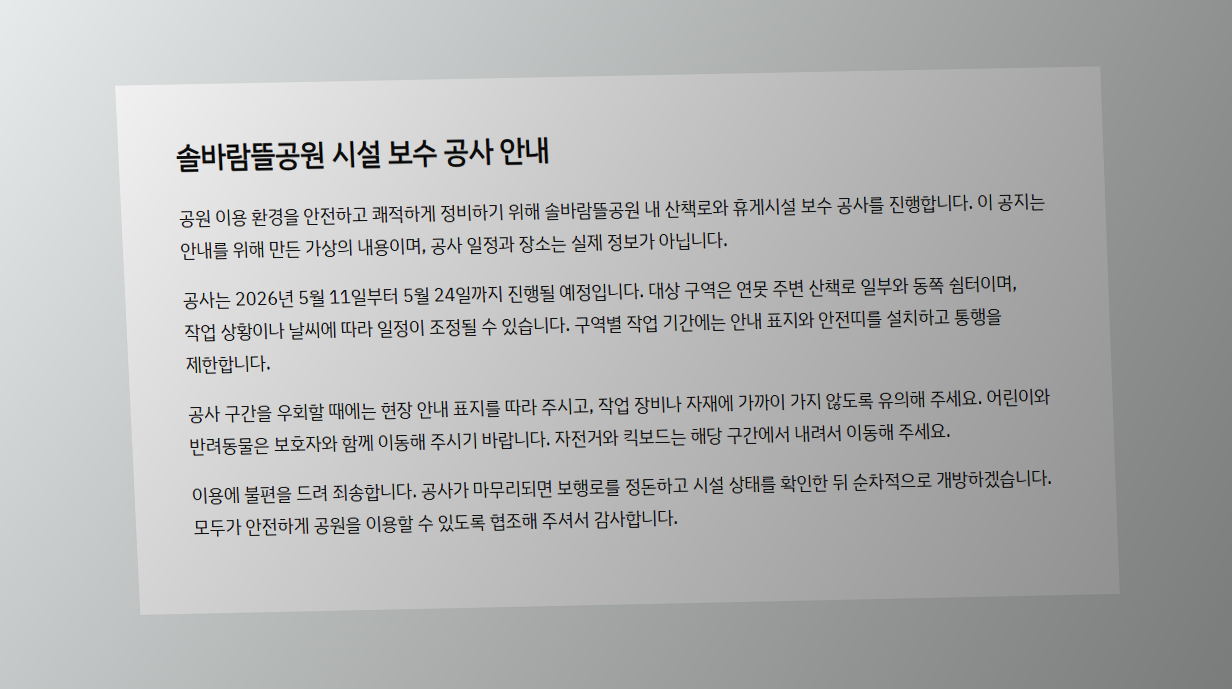
#> input picture datasets/ko-ocr-bench/images/rotated_03.png, 1232 x 689 px; its folder holds 5 pictures in this run
$ python make_figures.py out.png
#> lines starting #> are read from the running program, lines starting #| are printed output that depends on the picture; after the words box and inside, x2 and y2 are one past the last pixel; in counts of white or black regions, pixels touching at a corner belong together
#> in main, img is the input picture: shape (689, 1232, 3); mean B, G, R 179.1, 179.1, 178.2
### common/preprocess.py
"""OCR 따라하기 — 전처리 함수 모음 (03장).

모든 함수는 OpenCV 이미지(BGR 또는 흑백 numpy 배열)를 받아 같은 형식으로 돌려줍니다.
"""
import cv2
import numpy as np


def read_image(path):
    """한글 등 비ASCII 문자가 든 경로에서도 이미지를 읽습니다 (Windows에서 cv2.imread는 None을 돌려줌)."""
    return cv2.imdecode(np.fromfile(str(path), dtype=np.uint8), cv2.IMREAD_COLOR)


# [7 lines left out: function write_image, not called in this run]


def to_gray(img):
    """컬러 이미지를 흑백으로 바꿉니다. 이미 흑백이면 그대로 돌려줍니다."""
    return img if img.ndim == 2 else cv2.cvtColor(img, cv2.COLOR_BGR2GRAY)


# [29 lines left out: functions to_rgb, upscale, denoise, sharpen, not called in this run]


def binarize_otsu(img):
    """오츠(Otsu) 이진화: 전체 이미지에서 글자/배경을 가르는 문턱값 하나를 자동으로 고릅니다."""
    gray = to_gray(img)
    _, out = cv2.threshold(gray, 0, 255, cv2.THRESH_BINARY + cv2.THRESH_OTSU)
    return out


def binarize_adaptive(img, block=31, c=15):
    """적응형 이진화: 주변 영역마다 문턱값을 따로 계산합니다 (그림자·조명 차이에 강함)."""
    gray = to_gray(img)
    return cv2.adaptiveThreshold(gray, 255, cv2.ADAPTIVE_THRESH_GAUSSIAN_C, cv2.THRESH_BINARY, block, c)


def remove_shadow(img, kernel=31):
    """배경(그림자 포함)을 추정해 나눠서 밝기를 고르게 만듭니다."""
    gray = to_gray(img)
    background = cv2.morphologyEx(gray, cv2.MORPH_CLOSE, np.ones((kernel, kernel), np.uint8))
    background = cv2.medianBlur(background, 21)
    norm = cv2.divide(gray, background, scale=255)
    return cv2.normalize(norm, None, 0, 255, cv2.NORM_MINMAX)


# [36 lines left out: functions estimate_skew, rotate, deskew, not called in this run]


def order_corners(pts):
    """네 꼭짓점을 왼쪽 위 → 오른쪽 위 → 오른쪽 아래 → 왼쪽 아래 순서로 정렬합니다."""
    pts = np.asarray(pts, dtype=np.float32).reshape(4, 2)
    s, d = pts.sum(axis=1), np.diff(pts, axis=1).ravel()
    return np.float32([pts[np.argmin(s)], pts[np.argmin(d)], pts[np.argmax(s)], pts[np.argmax(d)]])


def find_document(img, min_area_ratio=0.3, canny_low=10, canny_high=30):
    """이미지에서 가장 큰 사각형(문서 영역)의 네 꼭짓점을 찾습니다. 못 찾으면 None.

    흰 종이가 밝은 책상 위에 있으면 경계의 밝기 차이가 작으므로 Canny 문턱값을 낮게 둡니다.
    """
    gray = to_gray(img)
    edges = cv2.Canny(cv2.GaussianBlur(gray, (5, 5), 0), canny_low, canny_high)
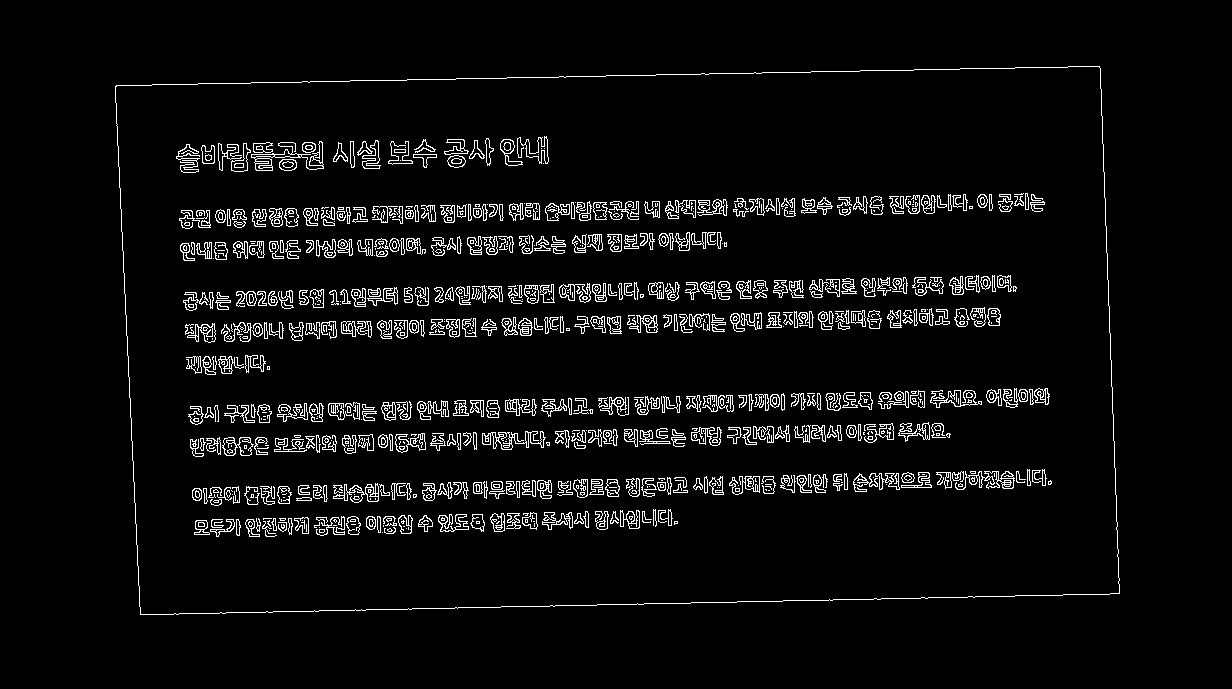
#> edges: shape (689, 1232); 4.8% white in thin lines or dots, all inside (x1, y1, x2, y2) = (115, 66, 1120, 615)
    edges = cv2.dilate(edges, np.ones((5, 5), np.uint8))
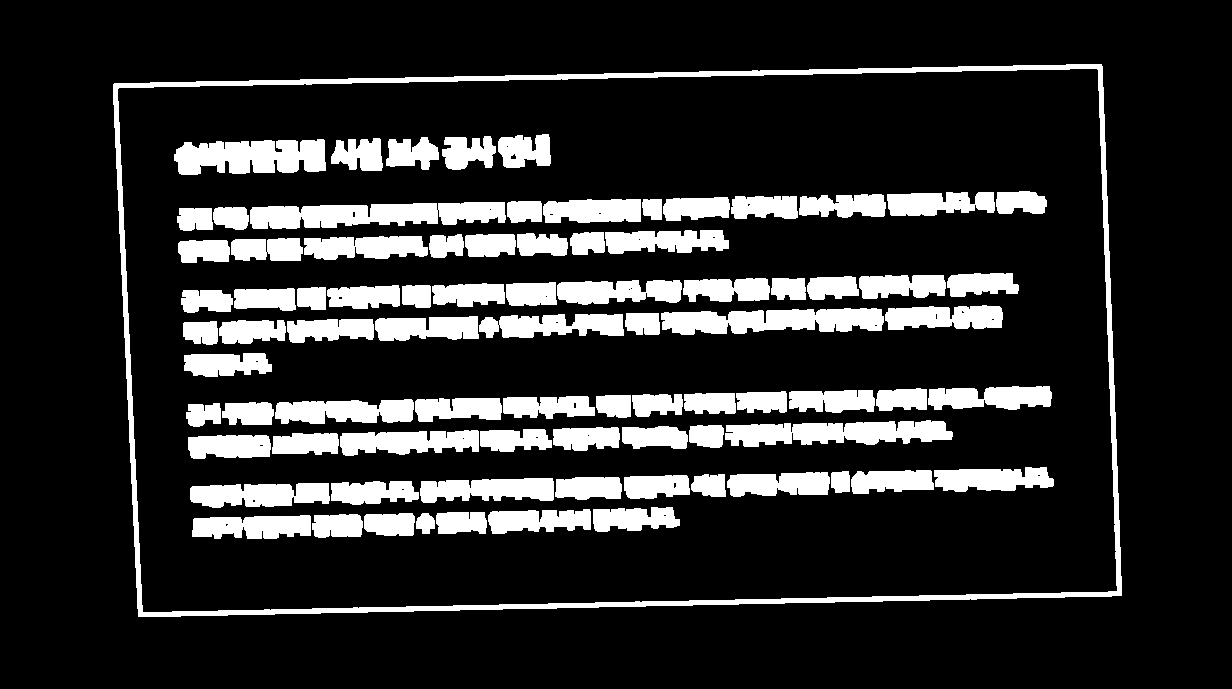
#> edges: shape (689, 1232); 16.9% white; 84 white regions
    contours, _ = cv2.findContours(edges, cv2.RETR_EXTERNAL, cv2.CHAIN_APPROX_SIMPLE)
#> contours = 1 contour; box (x1, y1, x2, y2) and area: (113, 64, 1122, 617) 525589
    area_min = min_area_ratio * img.shape[0] * img.shape[1]
#> area_min = 254654.4
    for c in sorted(contours, key=cv2.contourArea, reverse=True)[:5]:
        approx = cv2.approxPolyDP(c, 0.02 * cv2.arcLength(c, True), True)
        if len(approx) == 4 and cv2.contourArea(approx) >= area_min:
            return order_corners(approx)
#> this loop made 1 pass
#> (pts in order_corners, s in order_corners, d in order_corners) on pass 1: ([[1101, 64], [114, 83], [138, 616], [1121, 595]], [1165, 197, 754, 1716], [-1037, -31, 478, -526])
    return None


def warp_document(img, corners):
    """네 꼭짓점으로 둘러싸인 문서를 정면에서 본 직사각형으로 펼칩니다 (원근 보정)."""
    tl, tr, br, bl = corners
#> tl = [114, 83]; tr = [1101, 64]; br = [1121, 595]; bl = [138, 616]
    width = int(max(np.linalg.norm(br - bl), np.linalg.norm(tr - tl)))
#> width = 987
    height = int(max(np.linalg.norm(tr - br), np.linalg.norm(tl - bl)))
#> height = 533
    dst = np.float32([[0, 0], [width - 1, 0], [width - 1, height - 1], [0, height - 1]])
#> dst = [[0, 0], [986, 0], [986, 532], [0, 532]]
    m = cv2.getPerspectiveTransform(corners, dst)
#> m = [[0.993, -0.0447, -109.5], [0.0191, 0.992, -84.53], [-4.1e-06, -7.26e-06, 1]]
    return cv2.warpPerspective(img, m, (width, height), flags=cv2.INTER_CUBIC)
#> returned value: shape (533, 987, 3)

### ch03/make_figures.py
"""03장 — 본문 그림 만들기 (전처리 전후 비교).

실행: python make_figures.py <저장 폴더>
"""
import sys
from pathlib import Path

import cv2
import numpy as np

sys.path.insert(0, str(Path(__file__).resolve().parent.parent / "common"))
import preprocess as pp  # noqa: E402

IMAGES = Path(__file__).resolve().parent.parent / "datasets" / "ko-ocr-bench" / "images"


def label(img, text):
    """그림 위쪽에 영문 라벨 띠를 붙입니다 (OpenCV putText는 한글을 못 그림)."""
    img = cv2.cvtColor(img, cv2.COLOR_GRAY2BGR) if img.ndim == 2 else img
    bar = np.full((34, img.shape[1], 3), 255, np.uint8)
    cv2.putText(bar, text, (8, 24), cv2.FONT_HERSHEY_SIMPLEX, 0.7, (40, 40, 40), 2)
    return np.vstack([bar, img])


def crop(img, y0, y1, x0, x1):
#> called with y0 = 0.1, y1 = 0.45, x0 = 0, x1 = 0.55
    h, w = img.shape[:2]
#> h = 533; w = 987
    return img[int(h * y0):int(h * y1), int(w * x0):int(w * x1)]
#> returned value: shape (186, 542, 3)
#> in label, `cv2.putText(bar, text, (8, 24), cv2.FONT_HERSHEY_SIMPLEX, 0.7, (40, 40..`: bar: shape (34, 542, 3); values 40 (black) and 255 (white), 96.7% white; 9 black regions (2 under 20 px), largest, box (x1, y1, x2, y2) and area: (37, 13, 48, 31) 125, (69, 13, 81, 26) 99, (9, 13, 21, 26) 91
#> in label (call 2), `cv2.putText(bar, text, (8, 24), cv2.FONT_HERSHEY_SIMPLEX, 0.7, (40, 40..`: bar: shape (34, 542, 3); values 40 (black) and 255 (white), 98% white; 4 black regions, box (x1, y1, x2, y2) and area: (9, 13, 20, 31) 125, (31, 13, 43, 26) 99, (43, 13, 55, 31) 92, (23, 13, 32, 26) 53
#> in binarize_otsu, `_, out = cv2.threshold(gray, 0, 255, cv2.THRESH_BINARY + cv2.THRESH_OT..`: out: shape (186, 542); 89.3% white; black in thin lines or dots, all inside (x1, y1, x2, y2) = (59, 9, 542, 174)
#> in label (call 3), `cv2.putText(bar, text, (8, 24), cv2.FONT_HERSHEY_SIMPLEX, 0.7, (40, 40..`: bar: shape (34, 542, 3); values 40 (black) and 255 (white), 98.2% white; 4 black regions, box (x1, y1, x2, y2) and area: (31, 13, 41, 26) 94, (9, 13, 21, 26) 91, (43, 13, 54, 26) 85, (22, 8, 30, 26) 67
#> in label (call 4), `cv2.putText(bar, text, (8, 24), cv2.FONT_HERSHEY_SIMPLEX, 0.7, (40, 40..`: bar: shape (34, 542, 3); values 40 (black) and 255 (white), 96.2% white; 9 black regions (1 under 20 px), largest, box (x1, y1, x2, y2) and area: (22, 8, 34, 26) 113, (50, 13, 61, 31) 110, (87, 13, 99, 26) 104
#> in label (call 5), `cv2.putText(bar, text, (8, 24), cv2.FONT_HERSHEY_SIMPLEX, 0.7, (40, 40..`: bar: shape (34, 542, 3); values 40 (black) and 255 (white), 93.2% white; 13 black regions, largest, box (x1, y1, x2, y2) and area: (123, 13, 142, 26) 135, (48, 8, 59, 26) 110, (181, 8, 192, 26) 110
#> in label (call 6), `return np.vstack([bar, img])`:
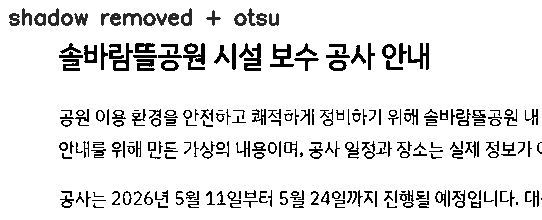
#> returned value: shape (220, 542, 3); min 0, max 255, mean 228.4


def grid(cells, cols, width):
    """같은 크기로 맞춘 칸들을 cols열 격자로 붙이고 전체 폭을 width로 맞춥니다."""
#> called with cols = 2, width = 1100
    cw = max(c.shape[1] for c in cells)
#> cw = 542
    ch = max(c.shape[0] for c in cells)
#> ch = 220
    padded = [cv2.copyMakeBorder(c, 0, ch - c.shape[0], 0, cw - c.shape[1], cv2.BORDER_CONSTANT,
                                 value=(255, 255, 255)) for c in cells]
#> padded = 6 items
    while len(padded) % cols:
        padded.append(np.full_like(padded[0], 255))
#> this loop made 0 passes
    rows = [np.hstack([cv2.copyMakeBorder(p, 4, 4, 4, 4, cv2.BORDER_CONSTANT, value=(200, 200, 200))
                       for p in padded[i:i + cols]]) for i in range(0, len(padded), cols)]
#> rows = 3 items
    out = np.vstack(rows)
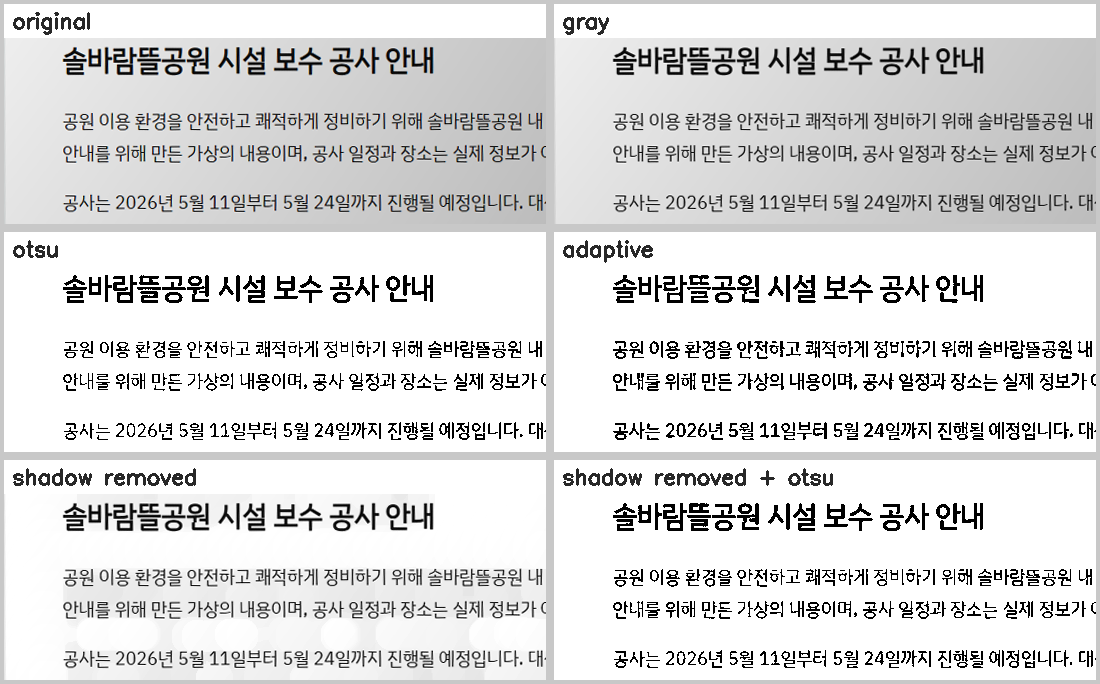
#> out: shape (684, 1100, 3); mean of channels 0, 1, 2 219.4, 219.4, 219.4; drawn as B, G, R
    return cv2.resize(out, (width, int(out.shape[0] * width / out.shape[1])), interpolation=cv2.INTER_AREA)


def main():
    out = Path(sys.argv[1])
    out.mkdir(parents=True, exist_ok=True)

    # 그림 1: 이진화 비교 (그림자 진 원근 사진의 일부)
    img = cv2.imread(str(IMAGES / "rotated_03.png"))
    part = crop(pp.warp_document(img, pp.find_document(img)), 0.10, 0.45, 0.0, 0.55)
    cells = [label(part, "original"), label(pp.to_gray(part), "gray"),
             label(pp.binarize_otsu(part), "otsu"), label(pp.binarize_adaptive(part), "adaptive"),
             label(pp.remove_shadow(part), "shadow removed"),
             label(pp.binarize_otsu(pp.remove_shadow(part)), "shadow removed + otsu")]
    cv2.imwrite(str(out / "03-2-binarize-compare.png"), grid(cells, 2, 1100))

    # 그림 2: 문서 영역 검출 → 원근 펼치기 → 그림자 제거
    corners = pp.find_document(img)
#> the loop in find_document, `for c in sorted(contours, key=cv2.contourArea, reverse=True)[:5]:` made 1 pass
#> corners = [[114, 83], [1101, 64], [1121, 595], [138, 616]]
    vis = img.copy()
    cv2.polylines(vis, [corners.astype(int)], True, (0, 0, 255), 4)
#> vis: shape (689, 1232, 3); 1.79% of pixels changed, all inside (x1, y1, x2, y2) = (112, 62, 1124, 619)
    warped = pp.warp_document(img, corners)
    cells = [label(vis, "1. find document"), label(warped, "2. warp perspective"),
             label(pp.remove_shadow(warped), "3. remove shadow")]
#> in label (call 8), `bar = np.full((34, img.shape[1], 3), 255, np.uint8)`: bar: shape (34, 987, 3); every value is 255
#> in label (call 8), `cv2.putText(bar, text, (8, 24), cv2.FONT_HERSHEY_SIMPLEX, 0.7, (40, 40..`: bar: shape (34, 987, 3); values 40 (black) and 255 (white), 95.7% white; 17 black regions (2 under 20 px), largest, box (x1, y1, x2, y2) and area: (130, 13, 149, 26) 147, (9, 8, 22, 26) 120, (104, 13, 116, 31) 114
#> in label (call 9), `cv2.putText(bar, text, (8, 24), cv2.FONT_HERSHEY_SIMPLEX, 0.7, (40, 40..`: bar: shape (34, 987, 3); values 40 (black) and 255 (white), 96.2% white; 14 black regions (1 under 20 px), largest, box (x1, y1, x2, y2) and area: (64, 13, 82, 26) 132, (9, 8, 22, 26) 112, (171, 8, 182, 26) 112
#> in label (call 9), `return np.vstack([bar, img])`:
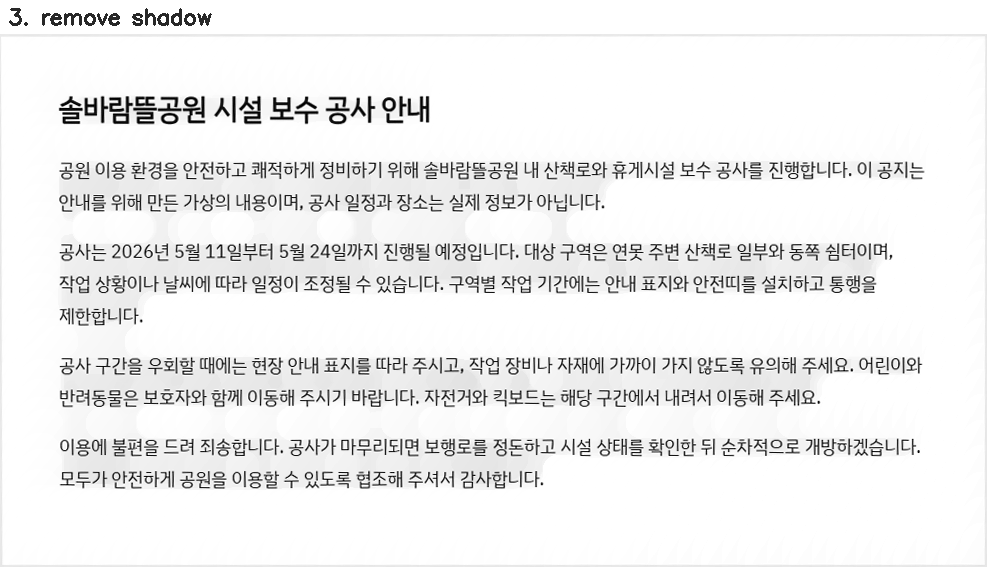
#> returned value: shape (567, 987, 3); min 0, max 255, mean 238.4
    cv2.imwrite(str(out / "03-3-document-warp.png"), grid(cells, 3, 1200))

    # 그림 3: 저해상도 원본과 확대
    low = cv2.imread(str(IMAGES / "lowres_02.png"))
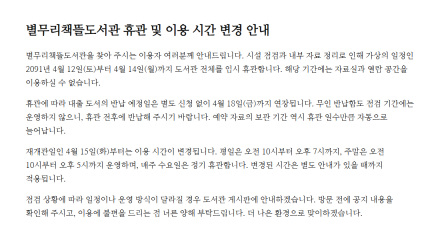
#> input picture datasets/ko-ocr-bench/images/lowres_02.png, 440 x 250 px
#> low is the input picture: shape (250, 440, 3); mean B, G, R 245, 245, 245
    part = crop(low, 0.17, 0.33, 0.06, 0.36)
    up = cv2.resize(part, None, fx=4, fy=4, interpolation=cv2.INTER_CUBIC)
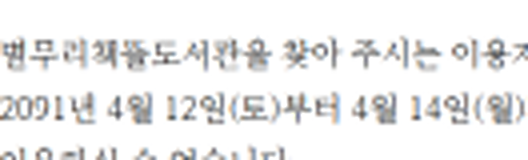
#> up: shape (160, 528, 3); mean B, G, R 237.3, 237.3, 237.3
    near = cv2.resize(part, None, fx=4, fy=4, interpolation=cv2.INTER_NEAREST)
    cells = [label(near, "low resolution (pixels enlarged)"), label(up, "upscale x4 (cubic)")]
    cv2.imwrite(str(out / "03-1-upscale.png"), grid(cells, 2, 1100))
    print("저장:", [p.name for p in out.glob("03-*.png")])


if __name__ == "__main__":
    main()
